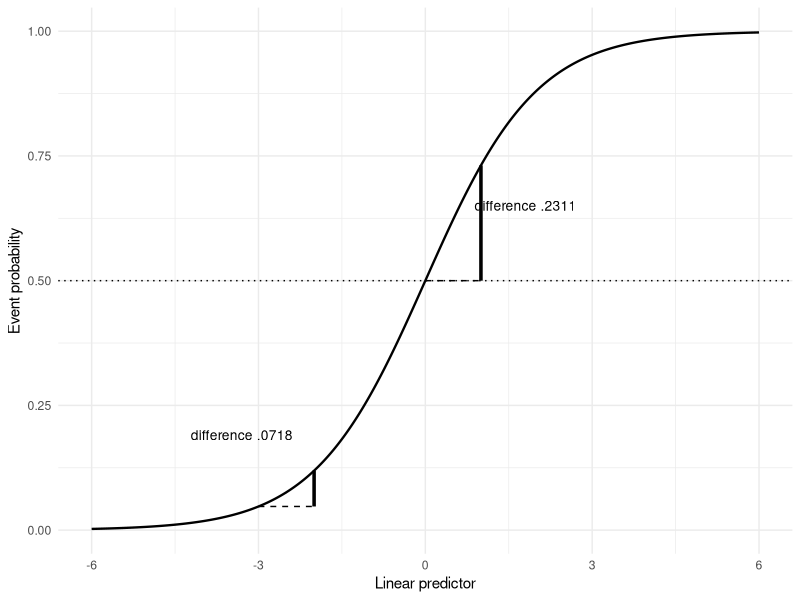
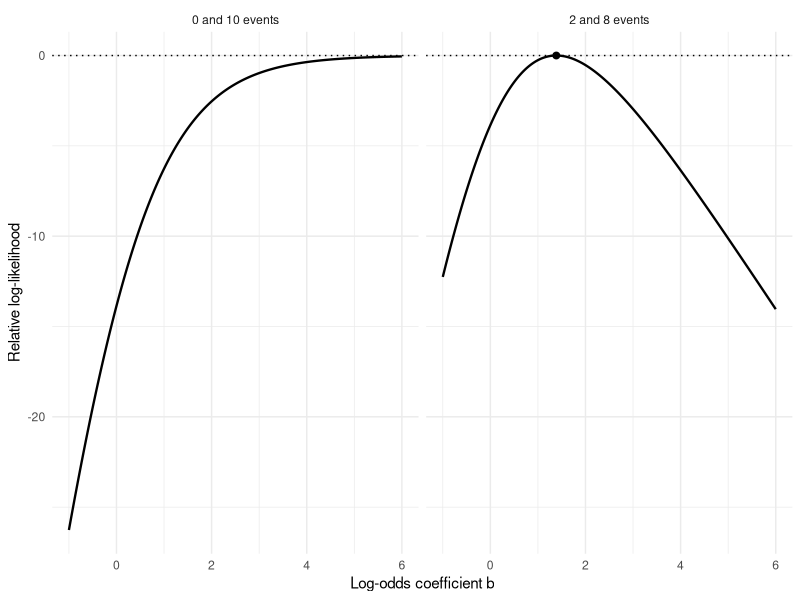
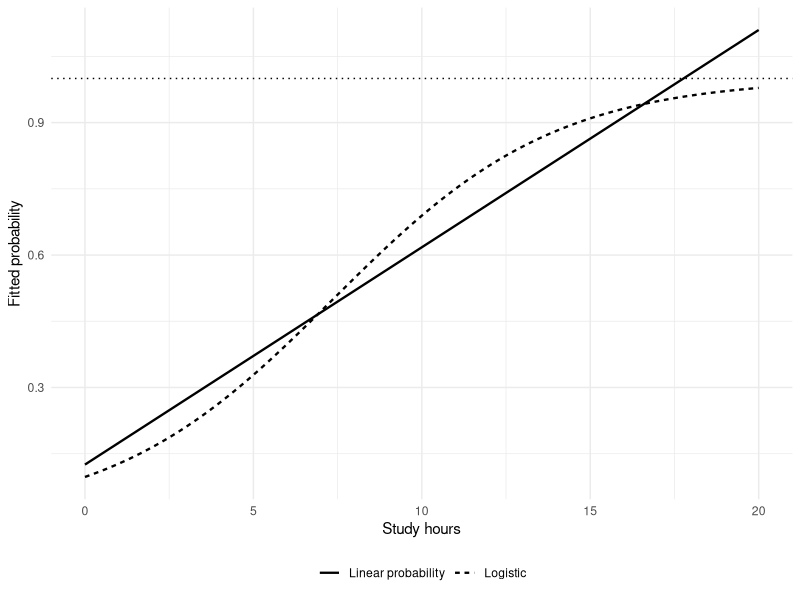
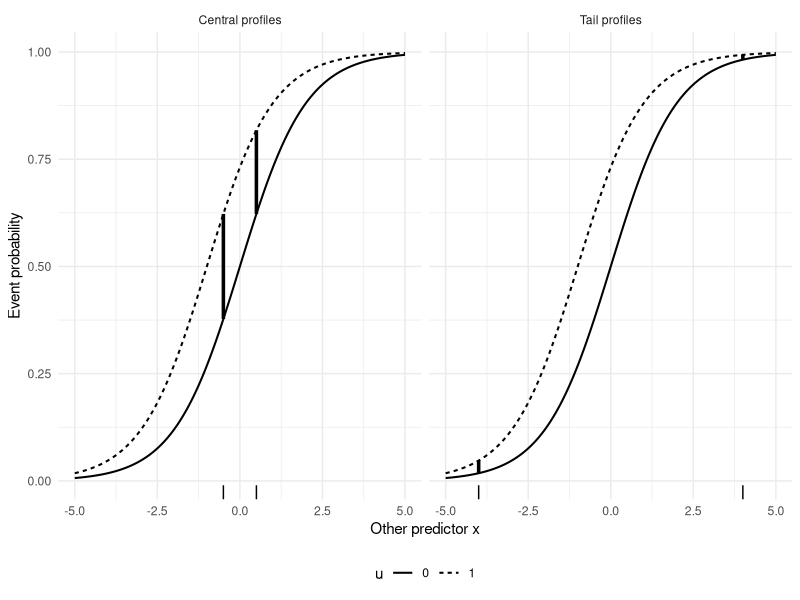
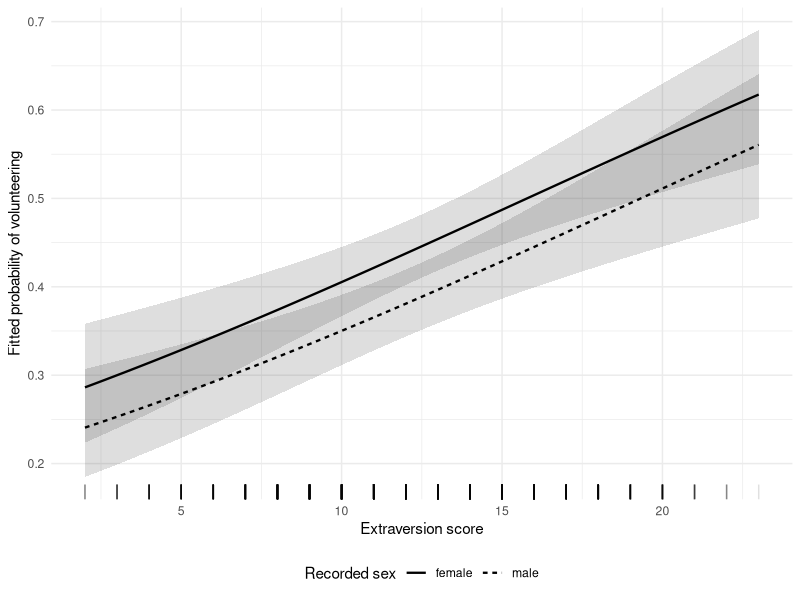
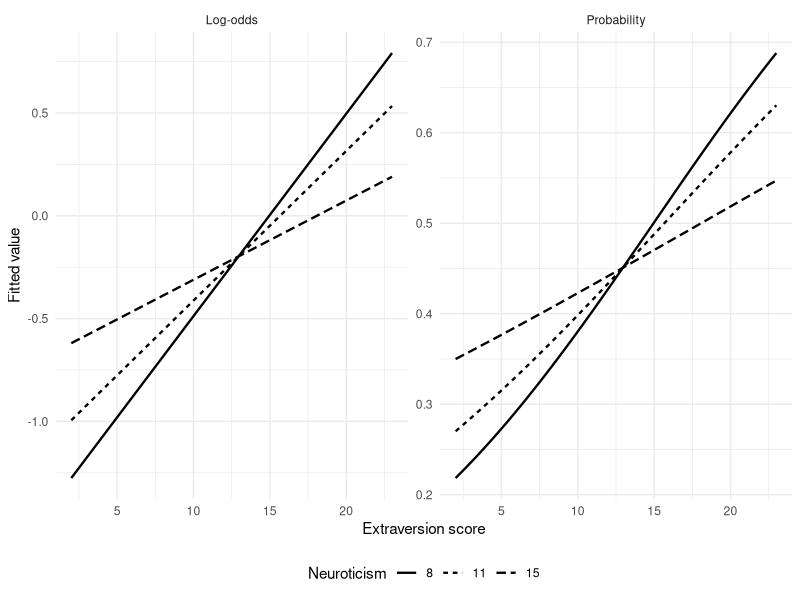
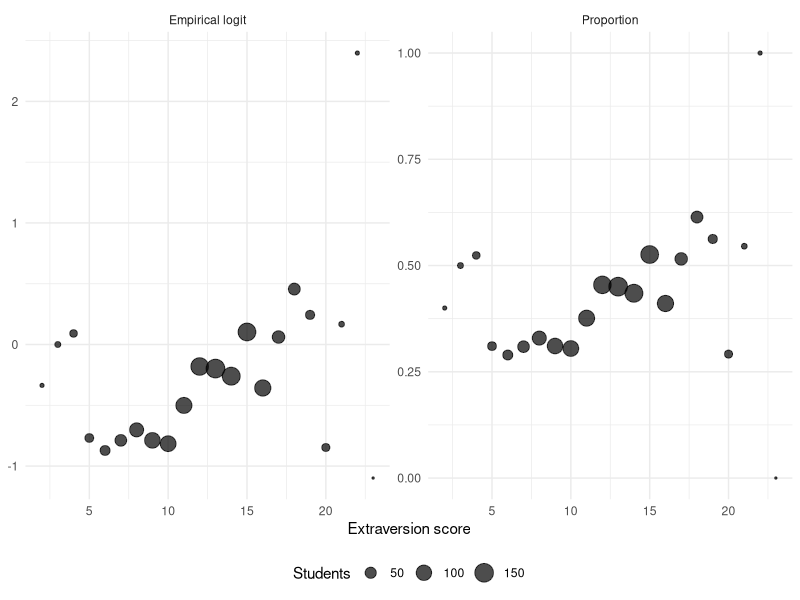
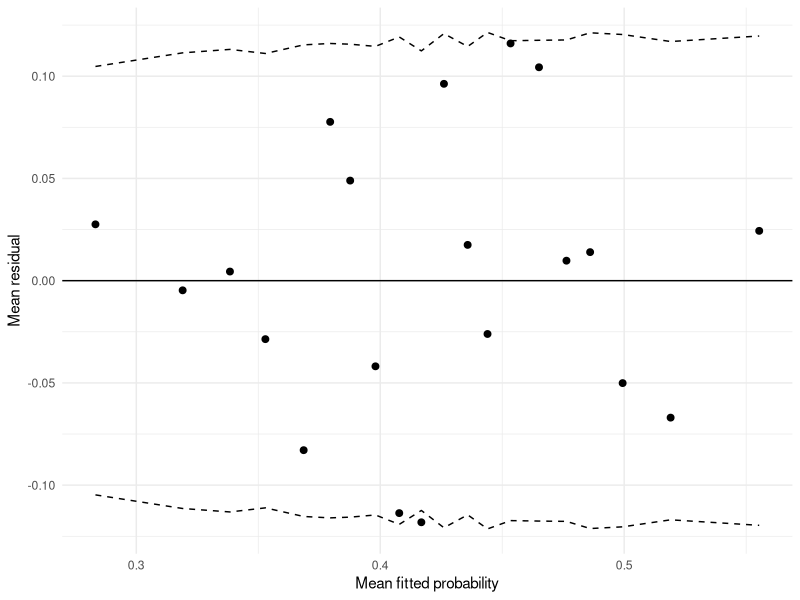

Here is the R script that generated these plots, in order:
## ---- chunk 1
#| label: setup
#| include: false
knitr::opts_chunk$set(echo = FALSE, warning = FALSE, message = FALSE, fig.pos = "!ht")
if (knitr::is_latex_output()) knitr::opts_chunk$set(dev = "cairo_pdf")
options(digits = 7, width = 68)
library(ggplot2)
theme_set(theme_minimal(base_size = 11))
d0 <- carData::Cowles
dat <- d0
dat$event <- as.integer(dat$volunteer == "yes")
dat$sex <- factor(dat$sex, levels = c("female", "male"))
m0 <- glm(event ~ 1, data = dat, family = binomial)
m1 <- glm(event ~ extraversion, data = dat, family = binomial)
m2 <- glm(event ~ sex + neuroticism + extraversion, data = dat, family = binomial)
m3 <- glm(event ~ sex + neuroticism * extraversion, data = dat, family = binomial)
mq <- glm(event ~ sex + neuroticism + extraversion + I(extraversion^2), data = dat, family = binomial)
md <- glm(event ~ sex + neuroticism + extraversion,
  data = dat[-which.max(cooks.distance(m2)), ], family = binomial)
set.seed(1010)
n <- 1500
hours <- round(runif(n, 0, 20), 1)
tutor <- rbinom(n, 1, .35)
prob <- plogis(-2.2 + .30 * hours + .60 * tutor)
sim <- data.frame(pass = rbinom(n, 1, prob), hours, tutor)
ms <- glm(pass ~ hours + tutor, data = sim, family = binomial)
ml <- lm(pass ~ hours + tutor, data = sim)
set.seed(1012)
repcoef <- replicate(500, {
  hours <- round(runif(300, 0, 20), 1)
  tutor <- rbinom(300, 1, .35)
  pass <- rbinom(300, 1, plogis(-2.2 + .30 * hours + .60 * tutor))
  m <- glm(pass ~ hours + tutor, family = binomial)
  c(coef(m)[2:3], cover = abs(coef(m)[2] - .30) <= 1.96 * sqrt(vcov(m)[2, 2]))
})
phat <- fitted(m2)
bin <- cut(phat, quantile(phat, seq(0, 1, .05)), include.lowest = TRUE)
bins <- data.frame(fit = as.numeric(tapply(phat, bin, mean)),
  resid = as.numeric(tapply(dat$event - phat, bin, mean)), n = as.numeric(table(bin)))
bins$se <- sqrt(bins$fit * (1 - bins$fit) / bins$n)
dec <- cut(phat, quantile(phat, seq(0, 1, .1)), include.lowest = TRUE)
cal <- data.frame(fit = as.numeric(tapply(phat, dec, mean)),
  obs = as.numeric(tapply(dat$event, dec, mean)), n = as.numeric(table(dec)))
cal$se <- sqrt(cal$obs * (1 - cal$obs) / cal$n)
eligible <- which((dat$extraversion <= 8 & dat$event == 0) |
  (dat$extraversion >= 17 & dat$event == 1))
set.seed(1011)
sep <- dat[sort(sample(eligible, 60)), ]
sepfit <- glm(event ~ extraversion, data = sep, family = binomial)
stopifnot(nrow(dat) == 1421, sum(dat$event) == 597,
  abs(as.numeric(logLik(m2)) + 953.03064262484) < .00001,
  abs(coef(m2)["extraversion"] - .0663253) < .000001)
## ---- chunk 2
#| label: fig-ch11-logit-curves
#| fig-cap: "Equal steps on the linear-predictor scale give unequal probability differences."
#| fig-alt: "An S-shaped inverse-logit curve rises through probability one half at zero. A one-unit step near the centre raises probability by .2311, compared with .0718 in the left tail."
#| fig-height: 3.6
#| fig-width: 6.2
g <- data.frame(eta = seq(-6, 6, length.out = 401))
g$p <- plogis(g$eta)
ggplot(g, aes(eta, p)) + geom_line(linewidth = .8) +
  geom_hline(yintercept = .5, linetype = 3) +
  annotate("segment", x = c(-3, 0), xend = c(-2, 1),
    y = plogis(c(-3, 0)), yend = plogis(c(-3, 0)), linetype = 2) +
  annotate("segment", x = c(-2, 1), xend = c(-2, 1),
    y = plogis(c(-3, 0)), yend = plogis(c(-2, 1)), linewidth = 1.2) +
  annotate("text", x = c(-3.3, 1.8), y = c(.19, .65),
    label = c("difference .0718", "difference .2311"), size = 3.5) +
  labs(x = "Linear predictor", y = "Event probability")
## ---- chunk 3
#| label: fig-ch11-likelihood-shapes
#| fig-cap: "Changing the event counts changes whether the likelihood has a finite maximum."
#| fig-alt: "For ten observations at each of x minus one and plus one, two and eight events give a curved peak at b 1.3863. Zero and ten events give a curve increasing toward zero without a finite peak."
#| fig-height: 3.6
#| fig-width: 6.2
b <- seq(-1, 6, length.out = 401)
finite <- 4 * plogis(-b, log.p = TRUE) + 16 * plogis(b, log.p = TRUE)
peak <- 4 * log(.2) + 16 * log(.8)
g <- rbind(data.frame(b, relative = finite - peak, counts = "2 and 8 events"),
  data.frame(b, relative = 20 * plogis(b, log.p = TRUE), counts = "0 and 10 events"))
g$counts <- factor(g$counts, levels = c("2 and 8 events", "0 and 10 events"))
ggplot(g, aes(b, relative)) + geom_line(linewidth = .8) +
  geom_hline(yintercept = 0, linetype = 3) + facet_wrap(~counts) +
  geom_point(data = data.frame(b = log(4), relative = 0, counts = "2 and 8 events"), size = 2) +
  labs(x = "Log-odds coefficient b", y = "Relative log-likelihood")
## ---- chunk 4
#| label: fig-ch11-sim-lpm
#| fig-cap: "Two mean functions fitted to the same invented certification records, for students without tutoring."
#| fig-alt: "A logistic curve levels off below probability one, while the fitted straight line crosses one before twenty study hours."
#| fig-height: 3.6
#| fig-width: 6.2
g <- data.frame(hours = seq(0, 20, length.out = 201), tutor = 0)
p <- rbind(data.frame(hours = g$hours, fit = predict(ms, g, type = "response"), model = "Logistic"),
  data.frame(hours = g$hours, fit = predict(ml, g), model = "Linear probability"))
ggplot(p, aes(hours, fit, linetype = model)) + geom_line(linewidth = .8) +
  geom_hline(yintercept = 1, linetype = 3) +
  labs(x = "Study hours", y = "Fitted probability", linetype = NULL) + theme(legend.position = "bottom")
## ---- chunk 5
#| label: fig-ch11-averaging
#| fig-pos: "H"
#| fig-cap: "The same probability model gives different average differences in two populations."
#| fig-alt: "Both panels show the same pair of logistic curves. Equal-weight profiles near zero have average difference .22; profiles at minus four and plus four have average .0204. Both sets have mean zero, where the difference is .2311."
#| fig-height: 3.6
#| fig-width: 6.2
g <- expand.grid(x = seq(-5, 5, length.out = 301), u = 0:1,
  population = c("Central profiles", "Tail profiles"))
g$p <- plogis(g$x + g$u)
loc <- data.frame(x = c(-.5, .5, -4, 4),
  population = rep(c("Central profiles", "Tail profiles"), each = 2))
loc$lo <- plogis(loc$x); loc$hi <- plogis(loc$x + 1)
ggplot(g, aes(x, p, linetype = factor(u))) + geom_line(linewidth = .7) +
  geom_segment(data = loc, aes(x = x, xend = x, y = lo, yend = hi),
    inherit.aes = FALSE, linewidth = 1.2) +
  geom_rug(data = loc, aes(x = x), inherit.aes = FALSE, sides = "b") +
  facet_wrap(~population) +
  labs(x = "Other predictor x", y = "Event probability", linetype = "u") +
  theme(legend.position = "bottom")
## ---- chunk 6
#| label: fig-ch11-fitted
#| fig-cap: "Adjusted volunteering probabilities at neuroticism 11, with pointwise Wald 95% bands and observed score support."
#| fig-alt: "Two gently rising curves overlap in uncertainty bands, with the female curve higher. Bands widen at sparse extremes; the rug is dense in the middle of the extraversion range."
#| fig-height: 3.6
#| fig-width: 6.2
g <- expand.grid(extraversion = seq(2, 23, length.out = 201), sex = c("female", "male"))
g$neuroticism <- 11
p <- predict(m2, g, type = "link", se.fit = TRUE)
g$p <- plogis(p$fit); g$lo <- plogis(p$fit - 1.96 * p$se.fit); g$hi <- plogis(p$fit + 1.96 * p$se.fit)
ggplot(g, aes(extraversion, p)) + geom_ribbon(aes(ymin = lo, ymax = hi, group = sex), alpha = .16) +
  geom_line(aes(linetype = sex), linewidth = .8) +
  geom_rug(data = dat, aes(extraversion, y = NULL), sides = "b", alpha = .12) +
  labs(x = "Extraversion score", y = "Fitted probability of volunteering", linetype = "Recorded sex") +
  theme(legend.position = "bottom")
## ---- chunk 7
#| label: fig-ch11-interaction
#| fig-cap: "The same product-term fit on log-odds and probability scales, for female students."
#| fig-alt: "Three straight lines on the logit scale cross near extraversion thirteen and are steepest at neuroticism eight. Their probability curves have the same crossing but unequal changes across the range."
#| fig-height: 3.6
#| fig-width: 6.2
g <- expand.grid(extraversion = seq(2, 23, length.out = 201), neuroticism = c(8, 11, 15)); g$sex <- "female"
g$logit <- predict(m3, g); g$prob <- plogis(g$logit)
p <- rbind(data.frame(g[, 1:2], value = g$logit, scale = "Log-odds"),
  data.frame(g[, 1:2], value = g$prob, scale = "Probability"))
ggplot(p, aes(extraversion, value, linetype = factor(neuroticism))) + geom_line(linewidth = .8) +
  facet_wrap(~scale, scales = "free_y") + labs(x = "Extraversion score", y = "Fitted value", linetype = "Neuroticism") +
  theme(legend.position = "bottom")
## ---- chunk 8
#| label: fig-ch11-proportions
#| fig-cap: "Observed volunteering by score: empirical proportions and logits, with point area showing the number of students."
#| fig-alt: "Most students lie in the middle scores, where proportions and empirical logits rise gently. Score twenty-two contains five volunteers and score twenty-three one non-volunteer; their extreme proportions have very little support."
#| fig-height: 3.6
#| fig-width: 6.2
e <- aggregate(event ~ extraversion, dat, length); names(e)[2] <- "n"
e$yes <- aggregate(event ~ extraversion, dat, sum)$event
e$p <- e$yes / e$n; e$logit <- log((e$yes + .5) / (e$n - e$yes + .5))
p <- rbind(data.frame(e, value = e$p, scale = "Proportion"), data.frame(e, value = e$logit, scale = "Empirical logit"))
ggplot(p, aes(extraversion, value)) + geom_point(aes(size = n), alpha = .7) + scale_size_area(max_size = 6) +
  facet_wrap(~scale, scales = "free_y") + labs(x = "Extraversion score", y = NULL, size = "Students") + theme(legend.position = "bottom")
## ---- chunk 9
#| label: fig-ch11-binned
#| fig-cap: "Mean residuals in twenty fitted-probability bins, with approximate pointwise two-SE reference bands."
#| fig-alt: "Twenty mean residuals fluctuate on both sides of zero without an evident trend. One lies outside the approximate two-standard-error bands."
#| fig-height: 3.6
#| fig-width: 6.2
ggplot(bins, aes(fit, resid)) + geom_hline(yintercept = 0) +
  geom_line(aes(y = 2 * se), linetype = 2) + geom_line(aes(y = -2 * se), linetype = 2) +
  geom_point(size = 2) + labs(x = "Mean fitted probability", y = "Mean residual")
## ---- chunk 10
#| label: fig-ch11-calibration
#| fig-cap: "In-sample calibration by fitted-probability decile; vertical segments show one observed-proportion SE."
#| fig-alt: "Nine of ten groups lie reasonably near the equality line. The fifth decile is assigned about .413 but has an observed proportion about .297."
#| fig-height: 3.6
#| fig-width: 6.2
ggplot(cal, aes(fit, obs)) + geom_abline(intercept = 0, slope = 1, linetype = 2) +
  geom_linerange(aes(ymin = obs - se, ymax = obs + se)) + geom_point(size = 2) +
  coord_equal(xlim = c(.25, .60), ylim = c(.25, .60)) +
  labs(x = "Mean fitted probability", y = "Observed proportion volunteering")
## ---- chunk 11
#| label: fig-ch11-discrimination
#| fig-cap: "Fitted probabilities overlap strongly between volunteers and non-volunteers."
#| fig-alt: "Two boxplots overlap almost entirely across fitted probabilities from about .24 to .62, showing weak descriptive separation."
#| fig-height: 3.1
#| fig-width: 6.2
ggplot(data.frame(p = phat, outcome = factor(dat$event, labels = c("Non-volunteer", "Volunteer"))), aes(outcome, p)) +
  geom_boxplot(width = .45) + labs(x = NULL, y = "Fitted probability of volunteering")
